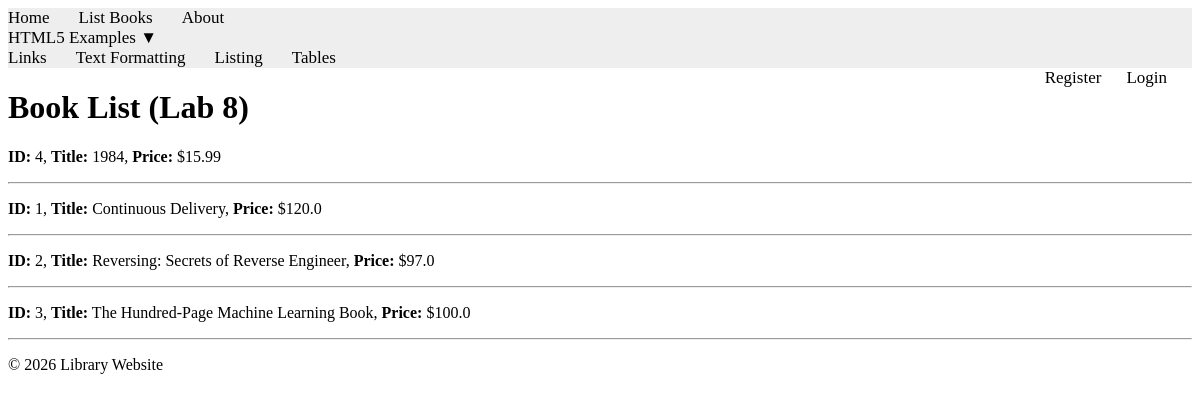
Page /books/lab8/task4/ on the committed database.
### apps/bookmodule/models.py (models this page shows, shortened)
class Book(models.Model):
    title = models.CharField(max_length=50)
    author = models.CharField(max_length=50)
    price = models.FloatField(default=0.0)
    edition = models.SmallIntegerField(default=1)

### apps/bookmodule/views.py (the view)
# urls.py: path('lab8/task4/', views.lab8_task4, name="books.lab8_task4"),
def lab8_task4(request):
    mybooks = Book.objects.all().order_by('title')
    return render(request, 'bookmodule/lab8_bookList.html', {'books': mybooks})

### apps/templates/bookmodule/lab8_bookList.html (shortened to what this page needs)
{% extends "layouts/base.html" %}
{% load static %}
{% block content %}
<div class="container">
    <h1>Book List (Lab 8)</h1>
    {% for book in books %}
        <p><strong>ID:</strong> {{ book.id }}, <strong>Title:</strong> {{ book.title }}, <strong>Price:</strong> ${{ book.price }}</p>
        <hr>
    {% empty %}
        <p>No books found.</p>
    {% endfor %}
</div>
{% endblock content %}

### rows in the picture
Book: id "4", title "1984", price "15.99"
Book: id "1", title "Continuous Delivery", price "120.0"
Book: id "2", title "Reversing: Secrets of Reverse Engineer", price "97.0"
Book: id "3", title "The Hundred-Page Machine Learning Book", price "100.0"
